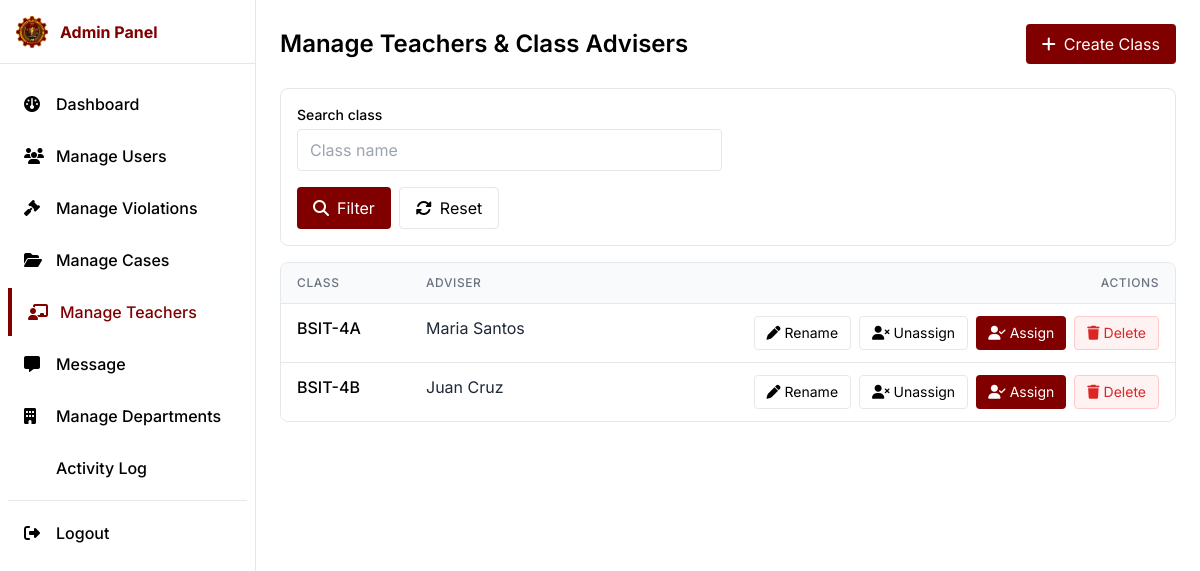
Screenshot of /pages/Admin/manage-teachers.php with the database file from the repository.
### tables this page shows
CREATE TABLE `classes` (
  `id` bigint(20) UNSIGNED NOT NULL,
  `class_name` varchar(100) NOT NULL,
  `adviser_staff_id` bigint(20) UNSIGNED DEFAULT NULL,
  `created_at` timestamp NOT NULL DEFAULT current_timestamp()
);

CREATE TABLE `staff` (
  `id` bigint(20) UNSIGNED NOT NULL,
  `staff_number` varchar(30) DEFAULT NULL,
  `user_id` bigint(20) UNSIGNED DEFAULT NULL,
  `first_name` varchar(100) NOT NULL,
  `middle_name` varchar(100) DEFAULT NULL,
  `last_name` varchar(100) NOT NULL,
  `suffix` varchar(20) DEFAULT NULL,
  `department` varchar(100) DEFAULT NULL,
  `position` varchar(100) DEFAULT NULL,
  `created_at` timestamp NOT NULL DEFAULT current_timestamp(),
  `updated_at` timestamp NULL DEFAULT NULL ON UPDATE current_timestamp()
);

### pages/Admin/manage-teachers.php (the view, shortened to what this page needs)
<?php
  require_once __DIR__ . '/../../components/admin-head.php';
  require_once __DIR__ . '/../../database/database.php';
  $q = trim($_GET['q'] ?? '');
  $where = '';
  $params = [];
  $sql = "SELECT c.id, c.class_name, c.adviser_staff_id,
                 s.first_name, s.last_name
          FROM classes c
          LEFT JOIN staff s ON s.id = c.adviser_staff_id
          $where
          ORDER BY c.class_name ASC";
  $stmt = $pdo->prepare($sql);
  $stmt->execute($params);
  $classes = $stmt->fetchAll(PDO::FETCH_ASSOC);
?>
<?php $pageTitle = 'Manage Teachers - SDMS'; include_once __DIR__ . '/../../components/admin-head.php'; ?>
<div class="min-h-screen">
  <?php include_once __DIR__ . '/../../components/admin-sidebar.php'; ?>
  <main class="md:ml-64 p-4 md:p-6">
    <div class="max-w-7xl mx-auto">
      <div class="flex flex-col sm:flex-row sm:items-center justify-between gap-4 mb-6">
        <h1 class="text-xl md:text-2xl font-semibold text-dark">Manage Teachers & Class Advisers</h1>
        <div class="flex flex-col sm:flex-row gap-2 w-full sm:w-auto">
          <button id="btnOpenCreateClass" class="px-4 py-2 bg-primary text-white rounded hover:opacity-90 w-full sm:w-auto text-center">
            <i class="fa fa-plus mr-2"></i>Create Class
          </button>
        </div>
      </div>
      <form method="get" class="bg-white border border-gray-200 rounded-lg p-4 mb-4">
        <div class="grid grid-cols-1 md:grid-cols-4 gap-3">
          <div class="md:col-span-2">
            <label class="block text-sm font-medium mb-1">Search class</label>
            <input type="text" name="q" value="<?php echo htmlspecialchars($q); ?>" placeholder="Class name" class="w-full border rounded px-3 py-2" />
          </div>
        </div>
        <div class="mt-4 flex flex-col sm:flex-row gap-2">
          <button class="px-4 py-2 bg-primary text-white rounded hover:opacity-90 w-full sm:w-auto text-center" type="submit">
            <i class="fa fa-search mr-2"></i>Filter
          </button>
          <a href="<?php echo basename($_SERVER['PHP_SELF']); ?>" class="px-4 py-2 border rounded hover:bg-gray-50 text-center">
            <i class="fa fa-rotate mr-2"></i>Reset
          </a>
        </div>
      </form>
      <div class="bg-white border border-gray-200 rounded-lg overflow-hidden">
        <div class="overflow-x-auto">
          <table class="min-w-full divide-y divide-gray-200">
            <thead class="bg-gray-50">
              <tr>
                <th class="px-4 py-3 text-left text-xs font-medium text-gray-500 uppercase tracking-wider">Class</th>
                <th class="px-4 py-3 text-left text-xs font-medium text-gray-500 uppercase tracking-wider">Adviser</th>
                <th class="px-4 py-3 text-right text-xs font-medium text-gray-500 uppercase tracking-wider">Actions</th>
              </tr>
            </thead>
            <tbody class="bg-white divide-y divide-gray-200">
              <?php foreach ($classes as $c): $cid=(int)$c['id']; $adv = $c['first_name']? ($c['first_name'].' '.$c['last_name']) : '—'; ?>
                <tr>
                  <td class="px-4 py-3 align-top">
                    <div class="font-medium text-dark"><?php echo htmlspecialchars($c['class_name']); ?></div>
                  </td>
                  <td class="px-4 py-3 align-top">
                    <div class="text-gray-800"><?php echo htmlspecialchars($adv); ?></div>
                  </td>
                  <td class="px-4 py-3 align-top">
                    <div class="flex flex-wrap justify-end gap-2">
                      <button data-id="<?php echo $cid; ?>" data-name="<?php echo htmlspecialchars($c['class_name']); ?>" class="btnRenameClass px-3 py-1.5 border rounded hover:bg-gray-50 text-sm whitespace-nowrap">
                        <i class="fa fa-pen mr-1"></i>Rename
                      </button>
                      <?php if ($c['adviser_staff_id']): ?>
                        <form method="post" class="confirm-unassign">
                          <button class="px-3 py-1.5 border rounded hover:bg-gray-50 text-sm whitespace-nowrap" type="submit">
                            <i class="fa fa-user-xmark mr-1"></i>Unassign
                          </button>
                        </form>
                      <?php endif; ?>
                      <button data-id="<?php echo $cid; ?>" data-name="<?php echo htmlspecialchars($c['class_name']); ?>" class="btnAssign px-3 py-1.5 bg-primary text-white rounded hover:opacity-90 text-sm whitespace-nowrap">
                        <i class="fa fa-user-check mr-1"></i>Assign
                      </button>
                      <form method="post" class="confirm-delete-class">
                        <button class="px-3 py-1.5 bg-red-50 text-red-600 border border-red-200 rounded hover:bg-red-100 text-sm whitespace-nowrap" type="submit">
                          <i class="fa fa-trash mr-1"></i>Delete
                        </button>
                      </form>
                    </div>
                  </td>
                </tr>
              <?php endforeach; ?>
            </tbody>
          </table>
        </div>
      </div>
    </div>
  </main>
</div>
<?php include_once __DIR__ . '/../../components/admin-footer.php'; ?>

### css/brand-fallback.css (style rules this page uses)
:root { --brand-primary: #800000; --brand-secondary: #a52a2a; }
.bg-primary { background-color: var(--brand-primary) !important; }

### components/admin-head.php (style rules this page uses)
body { font-family: 'Inter', ui-sans-serif, system-ui, -apple-system, Segoe UI, Roboto, Helvetica, Arial, "Apple Color Emoji", "Segoe UI Emoji"; }

### rows the page displays
classes: class_name "BSIT-4A", adviser_staff.last_name "Maria Santos"
classes: class_name "BSIT-4B", adviser_staff.last_name "Juan Cruz"
